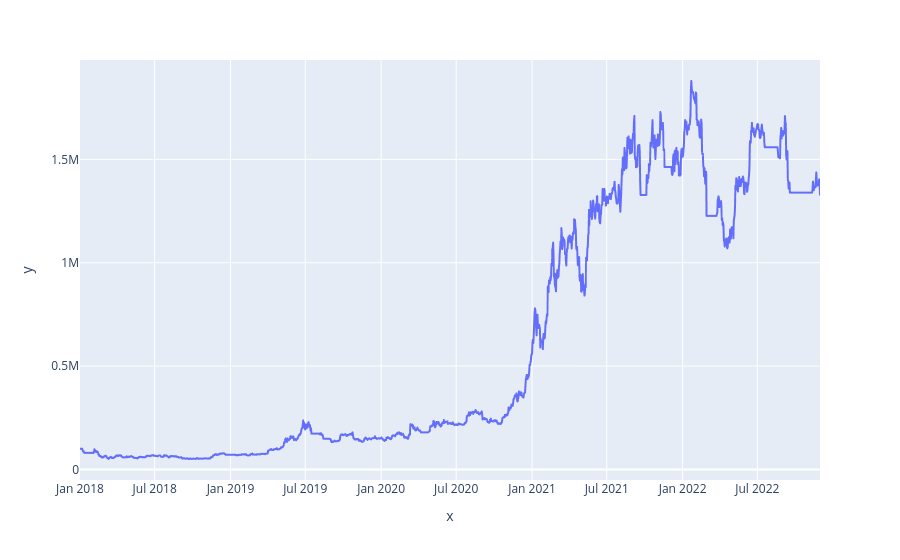

Notebook cell for this chart:
### Code cell
plot_portfolio(btc,daily_btc)

### Figure 1 — Plotly figure (JSON) as saved in the notebook; plotly's stock layout.template omitted (floating-point values rounded to 4 significant figures; data arrays with more than 128 entries replaced by an {"elided": "..."} marker saying what was removed)
{"data": [{"hovertemplate": "x=%{x}<br>y=%{y}<extra></extra>", "legendgroup": "", "line": {"color": "#636efa", "dash": "solid"}, "marker": {"symbol": "circle"}, "mode": "lines", "name": "", "showlegend": false, "type": "scattergl", "x": {"elided": "1795 str values"}, "xaxis": "x", "y": {"elided": "1795 float values"}, "yaxis": "y"}], "layout": {"autosize": true, "legend": {"tracegroupgap": 0}, "margin": {"t": 60}, "xaxis": {"anchor": "y", "autorange": true, "domain": [0, 1], "range": ["2018-01-01", "2022-11-30"], "title": {"text": "x"}, "type": "date"}, "yaxis": {"anchor": "x", "autorange": true, "domain": [0, 1], "range": [-51370.0, 1981000.0], "title": {"text": "y"}, "type": "linear"}}}
